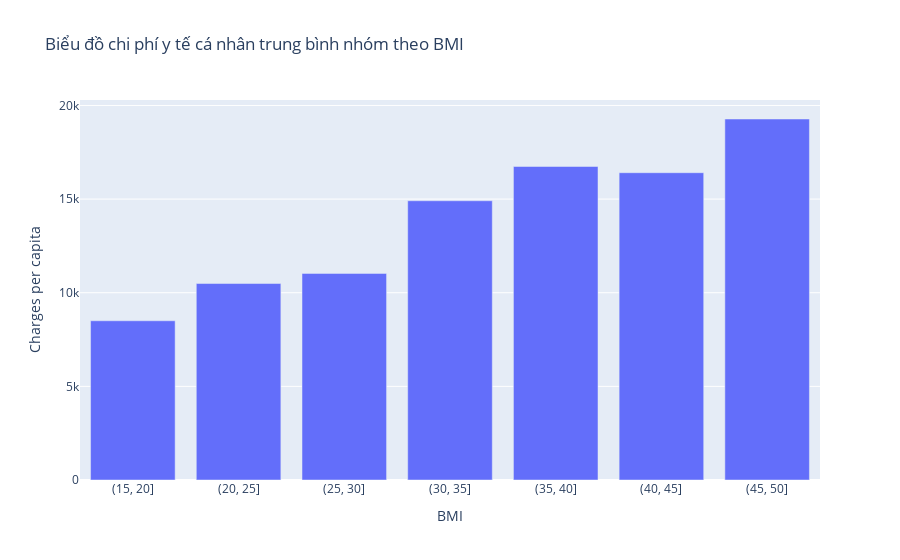

The notebook cell saved with this chart:
### Markdown cell above
#### BMI

### Code cell
# số người có BMI trên 50 quá ít, nên ta chỉ xét đến 50 cho việc phân tích được chính xác hơn
bins = [15, 20, 25, 30, 35, 40, 45, 50]
groups = train_df.groupby([pd.cut(train_df.bmi, bins)])['charges'].agg(['mean'])
fig = px.bar(groups, x=groups.index.astype(str), y='mean', labels={'mean': 'Charges per capita', 'x': 'BMI'},
             title='Biểu đồ chi phí y tế cá nhân trung bình nhóm theo BMI')
fig.show()

### Figure 1 — Plotly figure (JSON) as saved in the notebook; plotly's stock layout.template omitted (floating-point values rounded to 4 significant figures)
{"data": [{"alignmentgroup": "True", "hovertemplate": "BMI=%{x}<br>Charges per capita=%{y}<extra></extra>", "legendgroup": "", "marker": {"color": "#636efa"}, "name": "", "offsetgroup": "", "orientation": "v", "showlegend": false, "textposition": "auto", "type": "bar", "x": ["(15, 20]", "(20, 25]", "(25, 30]", "(30, 35]", "(35, 40]", "(40, 45]", "(45, 50]"], "xaxis": "x", "y": [8503.0, 10490.0, 11030.0, 14910.0, 16740.0, 16410.0, 19280.0], "yaxis": "y"}], "layout": {"barmode": "relative", "legend": {"tracegroupgap": 0}, "title": {"text": "Biểu đồ chi phí y tế cá nhân trung bình nhóm theo BMI"}, "xaxis": {"anchor": "y", "domain": [0, 1], "title": {"text": "BMI"}}, "yaxis": {"anchor": "x", "domain": [0, 1], "title": {"text": "Charges per capita"}}}}
